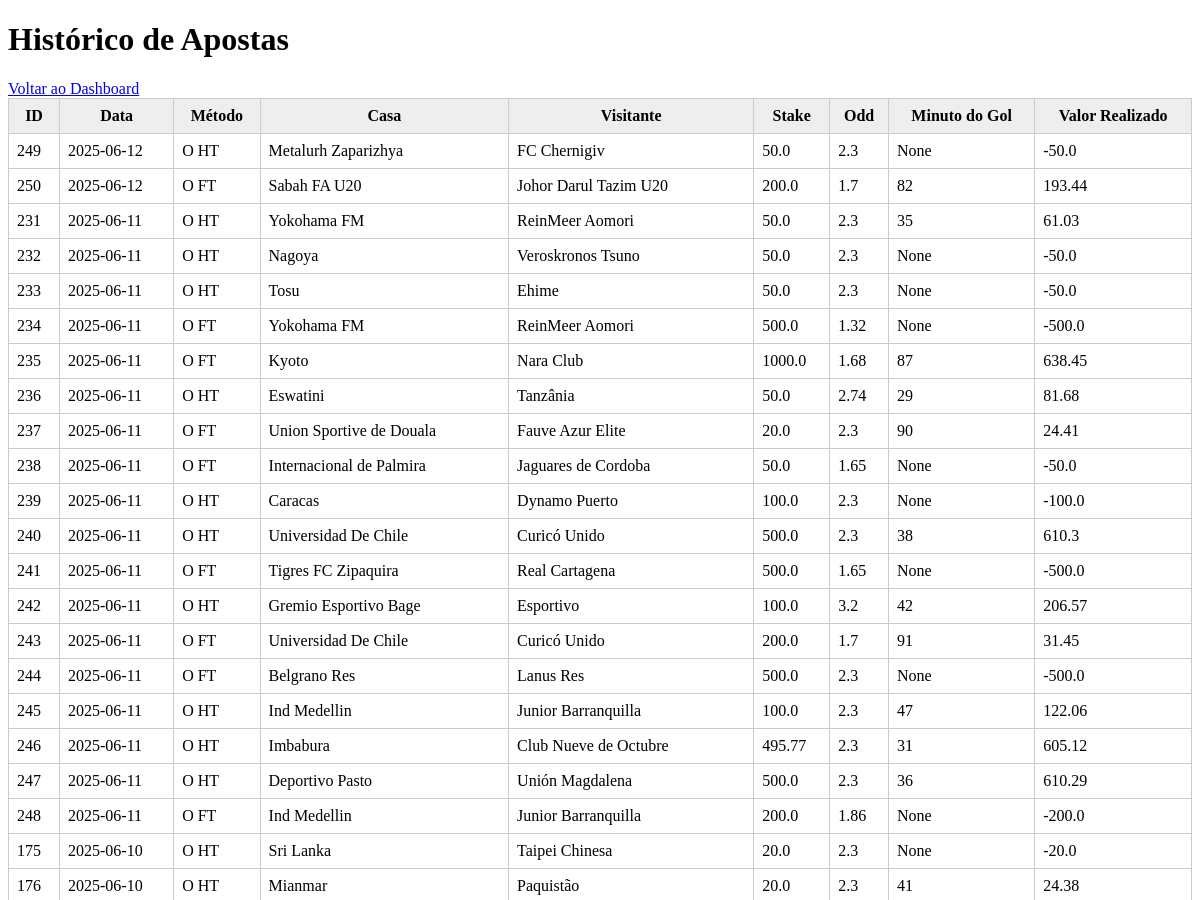
Page /historico (signed in, upper part) on the earlier database version.
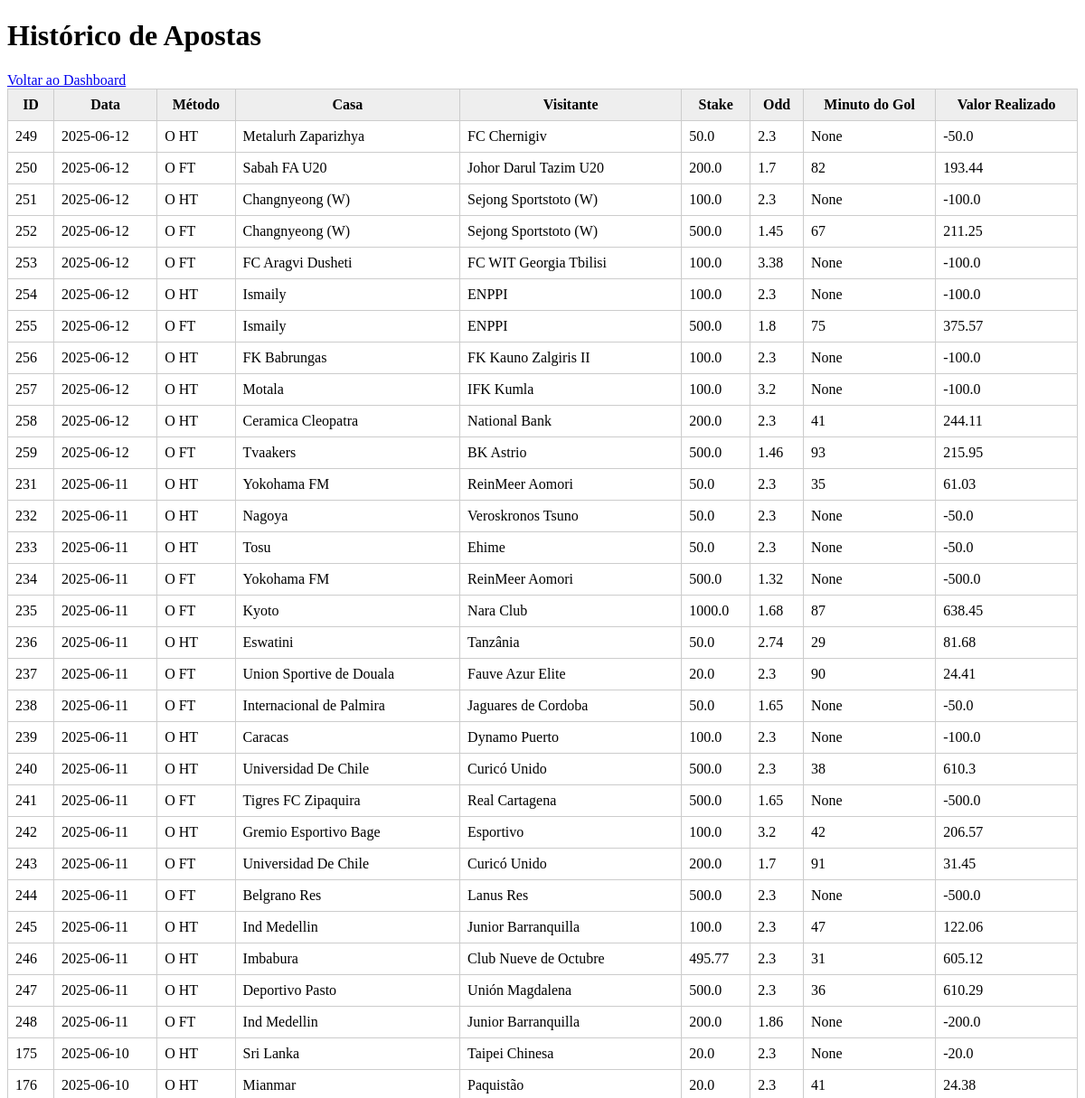
Same page on the later database version.
### tables this page shows
CREATE TABLE apostas (
            id INTEGER PRIMARY KEY AUTOINCREMENT,
            usuario_id INTEGER,
            data TEXT,
            metodo TEXT,
            casa TEXT,
            visitante TEXT,
            stake REAL,
            odd REAL,
            minuto_gol INTEGER,
            valor_realizado REAL, resultado TEXT,
            FOREIGN KEY (usuario_id) REFERENCES usuarios(id)
        );

### app.py (the view)
@app.route('/historico')
def historico():
    if 'usuario_id' not in session:
        return redirect(url_for('login'))
    usuario_id = session['usuario_id']
    conn = conectar_banco()
    cursor = conn.cursor()
    cursor.execute("""
        SELECT id, data, metodo, casa, visitante, stake, odd, minuto_gol, valor_realizado
        FROM apostas
        WHERE usuario_id = ?
        ORDER BY data DESC
    """, (usuario_id,))
    apostas = cursor.fetchall()
    conn.close()
    return render_template('historico.html', apostas=apostas)

### app.py (called while the page is built)
def conectar_banco():
    conn = sqlite3.connect('banco.db')  # Substitua pelo caminho do seu arquivo .db
    conn.row_factory = sqlite3.Row  # Para acessar as colunas pelo nome
    return conn

### templates/historico.html (shortened to what this page needs)
<!DOCTYPE html>
<html lang="pt-BR">
<head>
</head>
<body>
    <h1>Histórico de Apostas</h1>
    <a href="{{ url_for('dashboard') }}">Voltar ao Dashboard</a>
    {% if apostas %}
    <table>
        <thead>
            <tr>
                <th>ID</th>
                <th>Data</th>
                <th>Método</th>
                <th>Casa</th>
                <th>Visitante</th>
                <th>Stake</th>
                <th>Odd</th>
                <th>Minuto do Gol</th>
                <th>Valor Realizado</th>
            </tr>
        </thead>
        <tbody>
            {% for aposta in apostas %}
            <tr>
                <td>{{ aposta[0] }}</td>
                <td>{{ aposta[1] }}</td>
                <td>{{ aposta[2] }}</td>
                <td>{{ aposta[3] }}</td>
                <td>{{ aposta[4] }}</td>
                <td>{{ aposta[5] }}</td>
                <td>{{ aposta[6] }}</td>
                <td>{{ aposta[7] }}</td>
                <td>{{ aposta[8] }}</td>
            </tr>
            {% endfor %}
        </tbody>
    </table>
    {% else %}
        <p>Nenhuma aposta cadastrada.</p>
    {% endif %}
</body>
</html>

### templates/historico.html (style rules this page uses)
table { border-collapse: collapse; width: 100%; }
th, td { border: 1px solid #ccc; padding: 8px; }
th { background: #eee; }

Differences in the rows shown:
added apostas: id "251", data "2025-06-12", metodo "O HT", casa "Changnyeong (W)", visitante "Sejong Sportstoto (W)", stake "100.0", odd "2.3", aposta "None", valor_realizado "-100.0"
added apostas: id "252", data "2025-06-12", metodo "O FT", casa "Changnyeong (W)", visitante "Sejong Sportstoto (W)", stake "500.0", odd "1.45", minuto_gol "67", valor_realizado "211.25"
added apostas: id "253", data "2025-06-12", metodo "O FT", casa "FC Aragvi Dusheti", visitante "FC WIT Georgia Tbilisi", stake "100.0", odd "3.38", aposta "None", valor_realizado "-100.0"
added apostas: id "254", data "2025-06-12", metodo "O HT", casa "Ismaily", visitante "ENPPI", stake "100.0", odd "2.3", aposta "None", valor_realizado "-100.0"
added apostas: id "255", data "2025-06-12", metodo "O FT", casa "Ismaily", visitante "ENPPI", stake "500.0", odd "1.8", minuto_gol "75", valor_realizado "375.57"
added apostas: id "256", data "2025-06-12", metodo "O HT", casa "FK Babrungas", visitante "FK Kauno Zalgiris II", stake "100.0", odd "2.3", aposta "None", valor_realizado "-100.0"
added apostas: id "257", data "2025-06-12", metodo "O HT", casa "Motala", visitante "IFK Kumla", stake "100.0", odd "3.2", aposta "None", valor_realizado "-100.0"
added apostas: id "258", data "2025-06-12", metodo "O HT", casa "Ceramica Cleopatra", visitante "National Bank", stake "200.0", odd "2.3", minuto_gol "41", valor_realizado "244.11"
added apostas: id "259", data "2025-06-12", metodo "O FT", casa "Tvaakers", visitante "BK Astrio", stake "500.0", odd "1.46", minuto_gol "93", valor_realizado "215.95"
